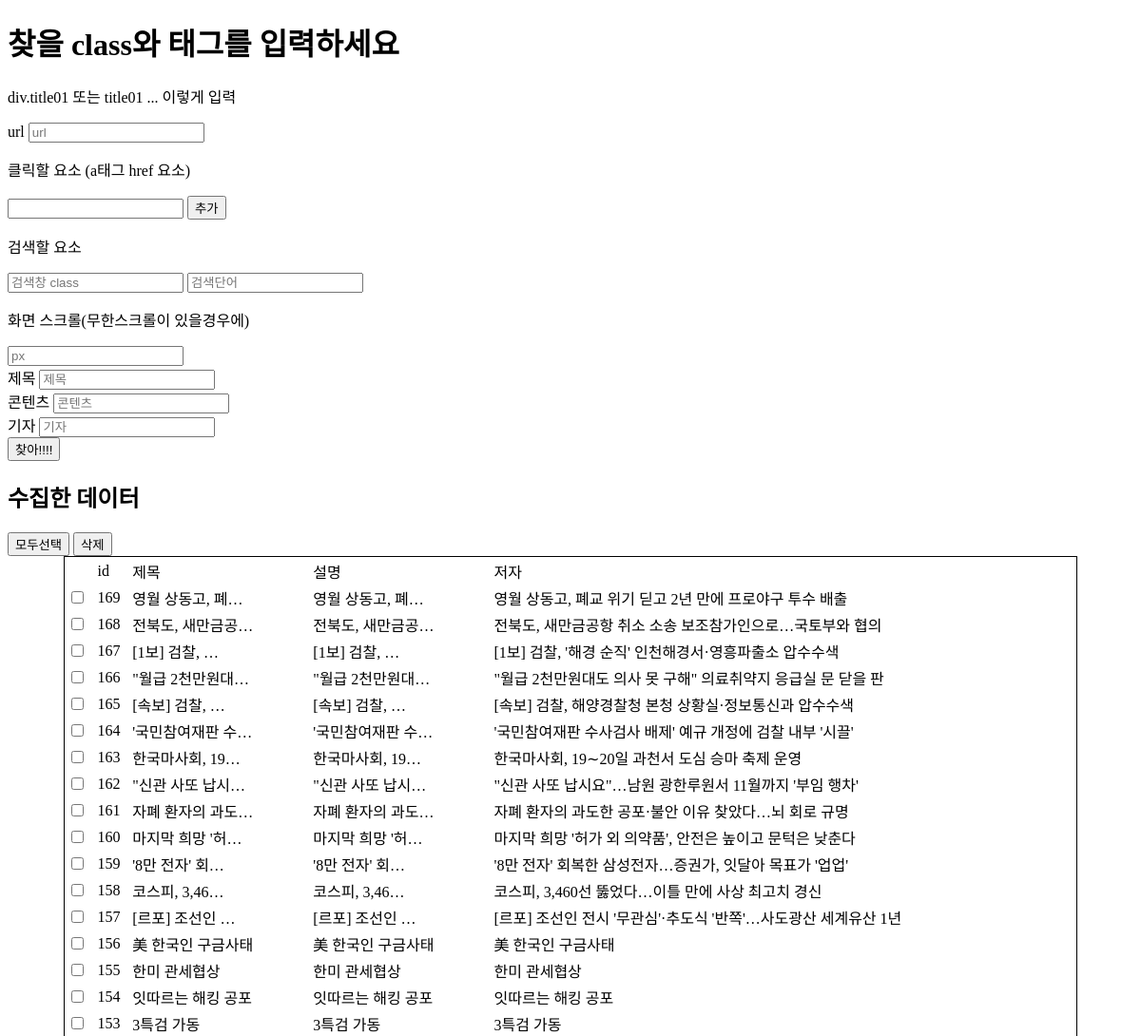
Before: / (upper part) with the older database file.
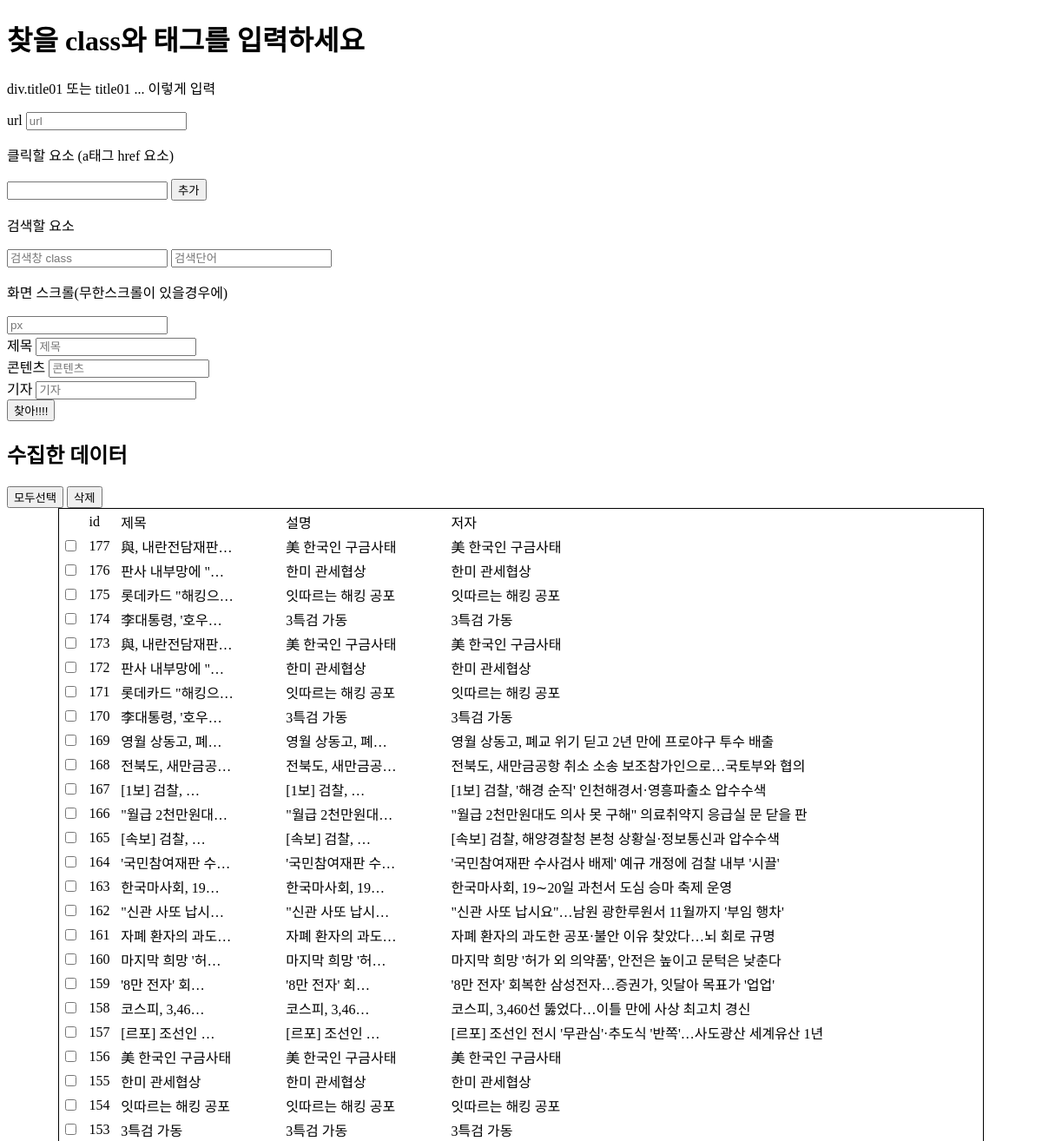
After: the same page with the newer database file.
### home/models.py (models this page shows)
class NewData(models.Model):
    title = models.CharField(max_length=100)
    content = models.TextField(null=True, blank=True)
    created_at = models.DateTimeField(auto_now_add=True)
    author = models.CharField(max_length=20)

### home/views.py (the view)
# urls.py: 2. Add a URL to urlpatterns:  path('', views.home, name='home')
def home(request):
    datas = NewData.objects.all().order_by("-pk")
    context={
        "datas" : datas
    }
    return render(request, "index.html", context)

### home/templates/index.html (shortened to what this page needs)
<!DOCTYPE html>
<html lang="ko">
<head>
</head>
<body>
    <form method="GET" action="{% url 'crawling' %}">
        <h1>찾을 class와 태그를 입력하세요</h1>
        <p>div.title01 또는 title01 ... 이렇게 입력</p>
        <div>
            <label for="">url</label>
            <input type="text" name="url" placeholder="url" required>
        </div>
        <div>
            <p>클릭할 요소 (a태그 href 요소)</p>
            <input type="text" name="click[]"> <button class="click_add">추가</button>
        </div>
        <div>
            <p>검색할 요소</p>
            <input type="text" name="search_input" placeholder="검색창 class">
            <input type="text" name="serach_word" placeholder="검색단어">
        </div>
        <div>
            <p>화면 스크롤(무한스크롤이 있을경우에)</p>
            <input type="text" name="scroll_px" placeholder="px">
        </div>
        <div>
            <label for="">제목</label>
            <input type="text" name="title" placeholder="제목" required>
        </div>
        <div>
            <label for="">콘텐츠</label>
            <input type="text" name="content" placeholder="콘텐츠" required>
        </div>
        <div>
            <label for="">기자</label>
            <input type="text" name="author" placeholder="기자" required>
        </div>
        <button type="submit">찾아!!!!</button>
    </form>
    <div>
        <h2>수집한 데이터</h2>
        <form action="{% url 'delete_data'%}" method="POST">
            <button id="all_checkbox" type="button">모두선택</button>
            <button id="delete" type="submit">삭제</button>
            <table class="g_table">
                <thead>
                    <th>
                    <td>id</td>
                    <td>제목</td>
                    <td>설명</td>
                    <td>저자</td>
                    </th>
                </thead>
                <tbody>
                    {% for data in datas %}
                    <tr>
                        <td>
                            <input id="d-{{data.id}}" type="checkbox" value="{{data.id}}" name="pk">
                        </td>
                        <td>{{data.id}}</td>
                        <td>{{data.title|truncatechars:"10"|default:"-"}}</td>
                        <td>{{data.content|truncatechars:"10"|default:"-"}}</td>
                        <td>{{data.author|default:"-"}}</td>
                    </tr>
                    {% empty %}
                    <tr>
                        <td colspan="5">
                            <p>데이터가 없습니다</p>
                        </td>
                    </tr>
                    {% endfor %}
                </tbody>
            </table>
        </form>
    </div>
</body>
</html>

### home/templates/index.html (style rules this page uses)
.g_table { width: 90%; margin: 0 auto; max-width: 1200px; border: 1px solid black; }
.g_table tr { border-bottom: 1px solid #ede; }

Changed rows visible on the page:
added NewData: id "177", title "與, 내란전담재판…", content "美 한국인 구금사태", author "美 한국인 구금사태"
added NewData: id "176", title "판사 내부망에 \"…", content "한미 관세협상", author "한미 관세협상"
added NewData: id "175", title "롯데카드 \"해킹으…", content "잇따르는 해킹 공포", author "잇따르는 해킹 공포"
added NewData: id "174", title "李대통령, '호우…", content "3특검 가동", author "3특검 가동"
added NewData: id "173", title "與, 내란전담재판…", content "美 한국인 구금사태", author "美 한국인 구금사태"
added NewData: id "172", title "판사 내부망에 \"…", content "한미 관세협상", author "한미 관세협상"
added NewData: id "171", title "롯데카드 \"해킹으…", content "잇따르는 해킹 공포", author "잇따르는 해킹 공포"
added NewData: id "170", title "李대통령, '호우…", content "3특검 가동", author "3특검 가동"
